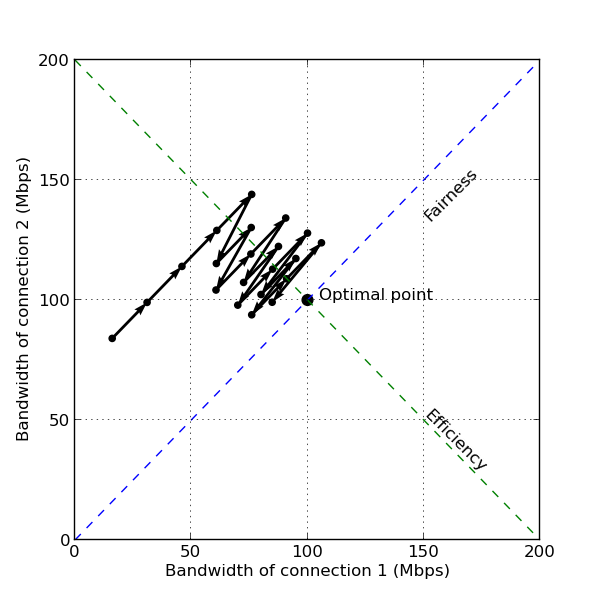

Python code for this plot:
from matplotlib.pyplot import *
import numpy as np

big = 2
figure(figsize=(big*3,big*3))
xlabel('Bandwidth of connection 1 (Mbps)')
ylabel('Bandwidth of connection 2 (Mbps)')
axis([0, 200, 0, 200])
grid()

x = [16]
y = [84]

additive = 15
multiplicative = 4.0/5
bandwidth = 200

for i in xrange(20):
	if x[i]+y[i] > bandwidth:
		x.append(multiplicative * x[i])
		y.append(multiplicative * y[i])
	else:
		x.append(additive + x[i])
		y.append(additive + y[i])

X = np.asarray(x)
Y = np.asarray(y)


quiver(X[:-1], Y[:-1], X[1:] - X[:-1], Y[1:] - Y[:-1],
	scale_units='xy', angles='xy', scale=1, width=0.006)
scatter(X, Y, s = 20, color = 'black')


fairness = np.arange(200)
efficiency = np.arange(200, 0, -1)

plot(fairness, '--')
plot(efficiency, '--')

text(150, 150, 'Fairness', rotation = 45)
text(150, 50, 'Efficiency', rotation = -45)

scatter([100], [100], s = 60, color = 'black')
text(105, 100, 'Optimal point')

savefig('aimd.png')
